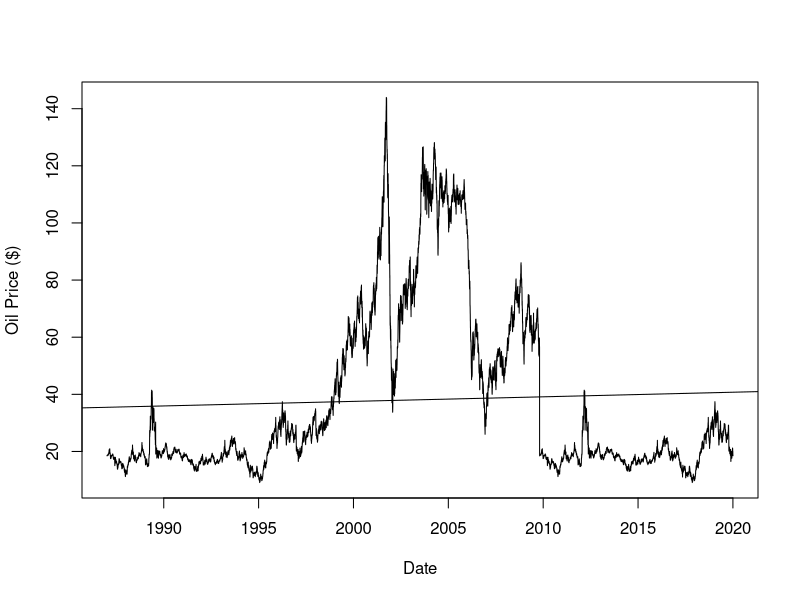
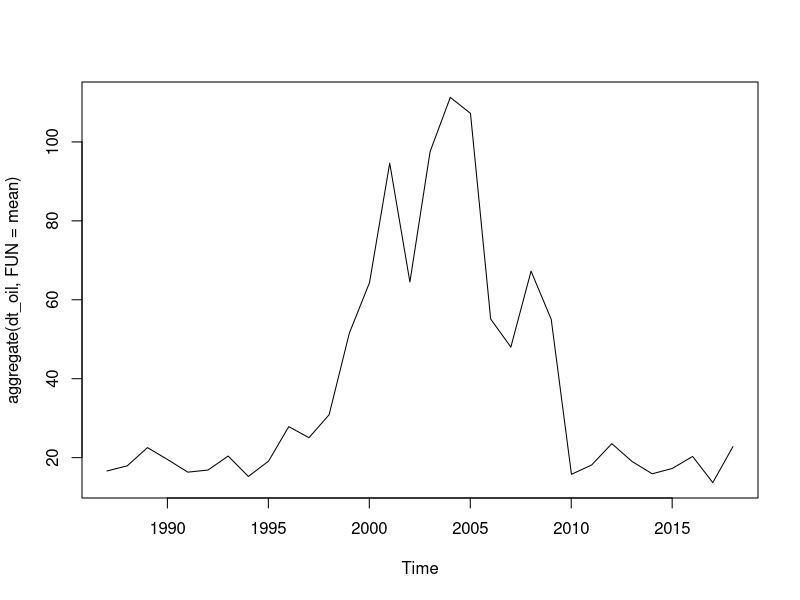
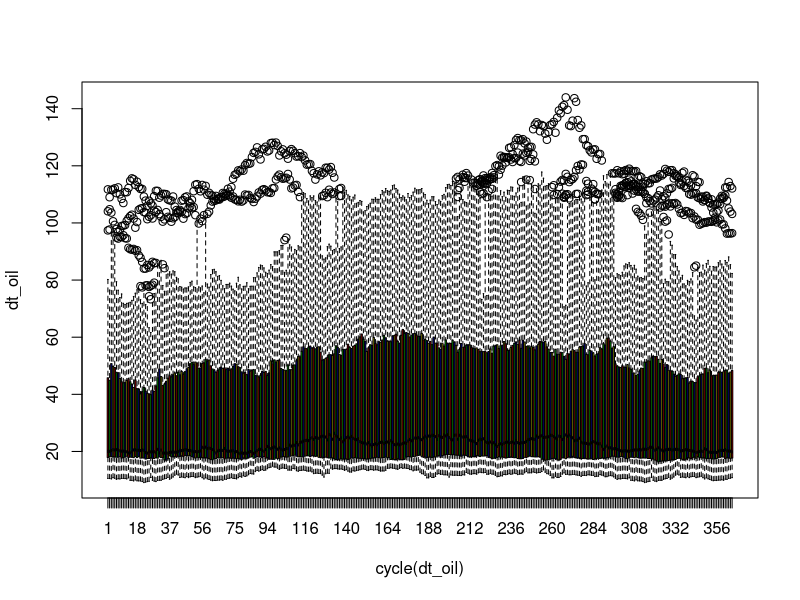
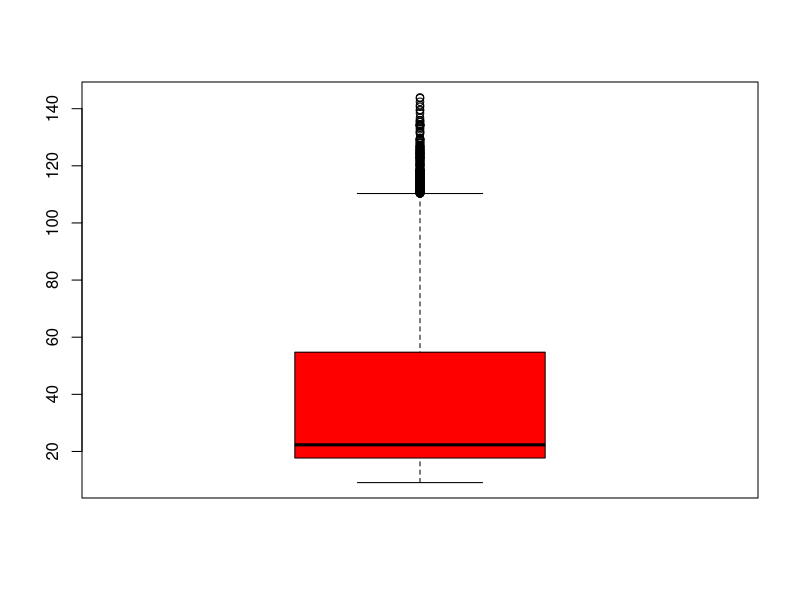
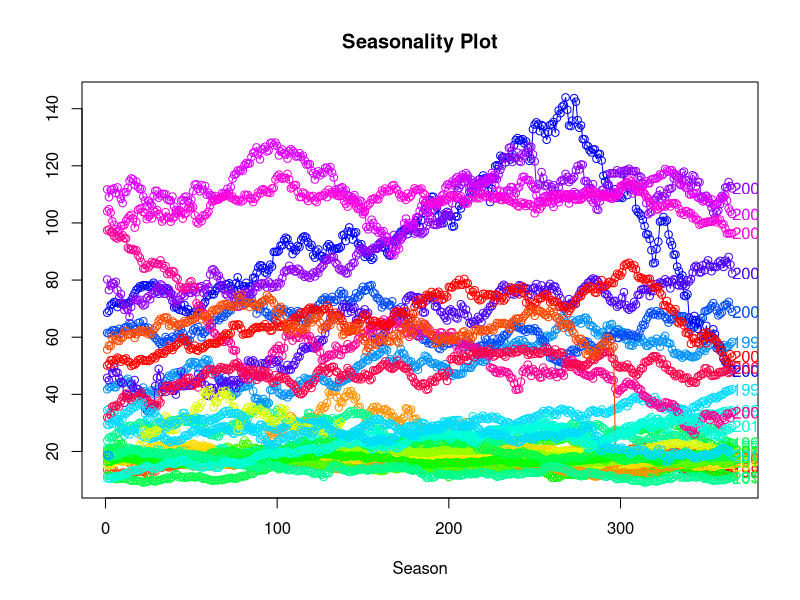
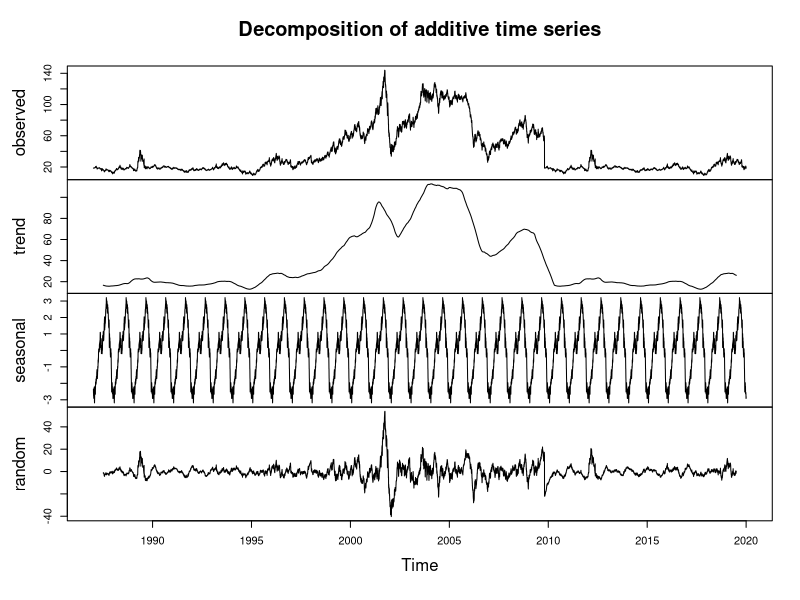
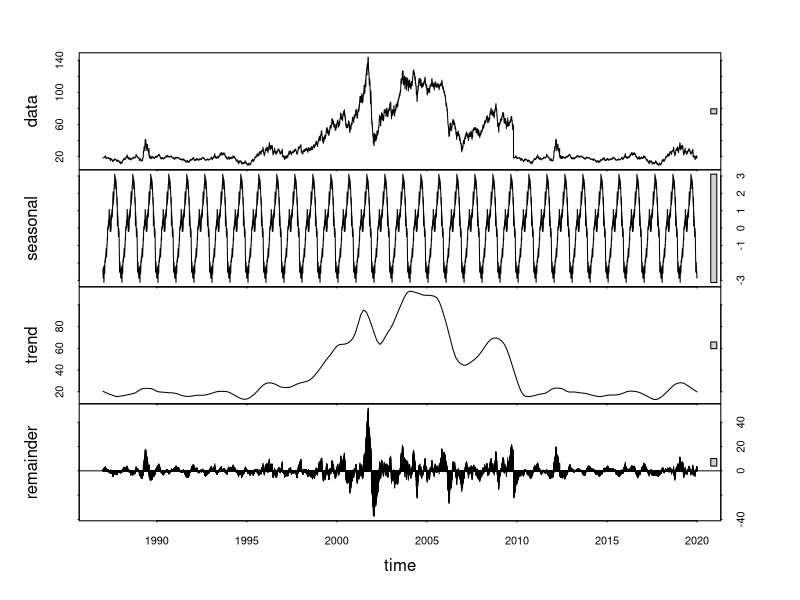
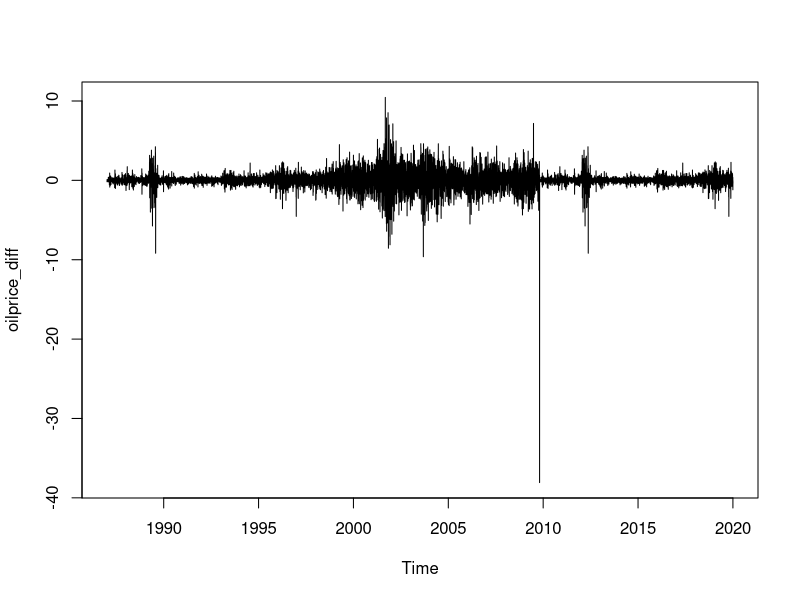

The R source for these figures, in order: (Note: this script raises an error after producing the figures.)
## ---- chunk 1
oilPrice <- read.csv("BrentOilPrices.csv" )
View(oilPrice) 
## ---- chunk 2
dt_oil = ts(oilPrice,frequency = 365, start = c(1987, 5,20), end = c(2020,2,25))
## ---- chunk 3
class(dt_oil)
## ---- chunk 4
str(dt_oil)
## ---- chunk 5

plot(dt_oil, xlab = "Date", ylab = "Oil Price ($)")
abline(reg=lm(dt_oil~time(dt_oil)))
#abline(reg=lm(dt_oil~time(dt_oil)))
## ---- chunk 6
start(dt_oil)
## ---- chunk 7
end(dt_oil)
## ---- chunk 8
frequency(dt_oil)
## ---- chunk 9
summary(dt_oil)
## ---- chunk 10
plot(aggregate(dt_oil, FUN = mean))
## ---- chunk 11
boxplot(dt_oil~cycle(dt_oil), col=c("red","green","blue","yellow"))
## ---- chunk 12
boxplot(dt_oil, col = "red")
## ---- chunk 13
library(forecast)
seasonplot(dt_oil, 365, col=rainbow(21), year.labels=TRUE, main="Seasonality Plot")
## ---- chunk 14
plot(decompose(dt_oil))
## ---- chunk 15
plot(stl(dt_oil, s.window = "periodic"))
## ---- chunk 16
library(tseries)
## ---- chunk 17
adf.test(dt_oil)
## ---- chunk 18
ndiffs(dt_oil)
## ---- chunk 19
oilprice_diff <- diff(dt_oil, differences = 1)
## ---- chunk 20
adf.test(oilprice_diff)
## ---- chunk 21
plot(oilprice_diff)
## ---- chunk 22
acf(dt_oil)
## ---- chunk 23
acf(oilprice_diff)
## ---- chunk 24
pacf(oilprice_diff)
## ---- chunk 25

# By specifying the order and the seasonality, the stationary has being taken care of.
fit <- arima(dt_oil, order=c(0, 1, 1),seasonal = list(order = c(0, 1, 1), period =4))
## ---- chunk 26
#Price <- oilPrice$Price
#Date <- as.Date(oilPrice$Date)
price <- as.ts(oilPrice$Date,oilPrice$Price)
## ---- chunk 27
str(price)
## ---- chunk 28
plot(oilPrice)
## ---- chunk 29

## ---- chunk 30

## ---- chunk 31

## ---- chunk 32

## ---- chunk 33

## ---- chunk 34

## ---- chunk 35

## ---- chunk 36

## ---- chunk 37

## ---- chunk 38

## ---- chunk 39

## ---- chunk 40

## ---- chunk 41

## ---- chunk 42

## ---- chunk 43

## ---- chunk 44

## ---- chunk 45

## ---- chunk 46

## ---- chunk 47

